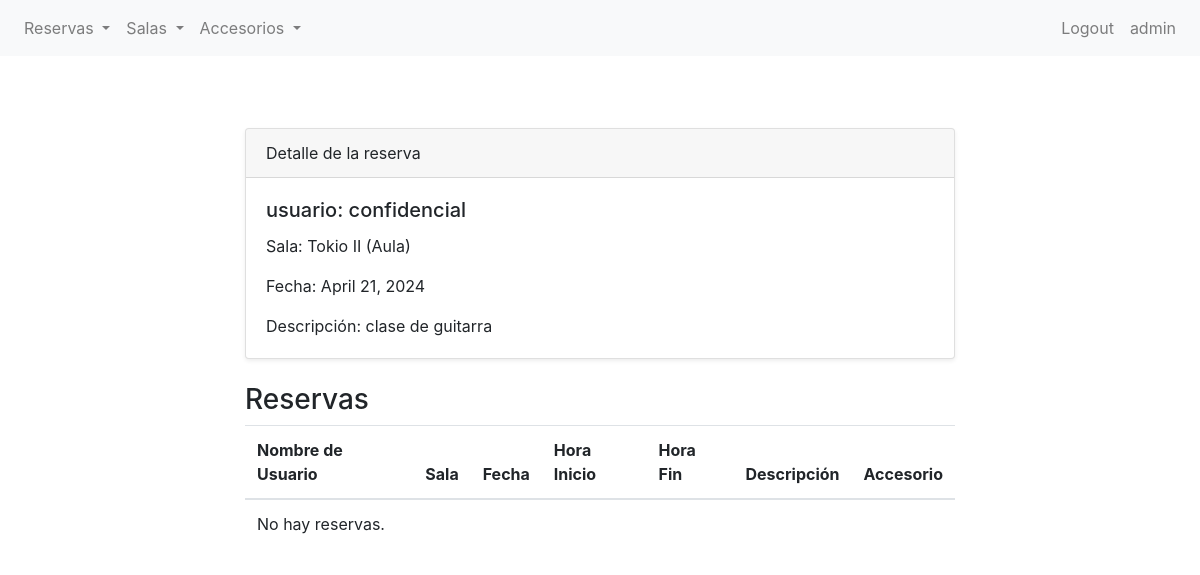
/bookings/reserva/1/detail/ (signed in), run on an earlier commit of the app's database.
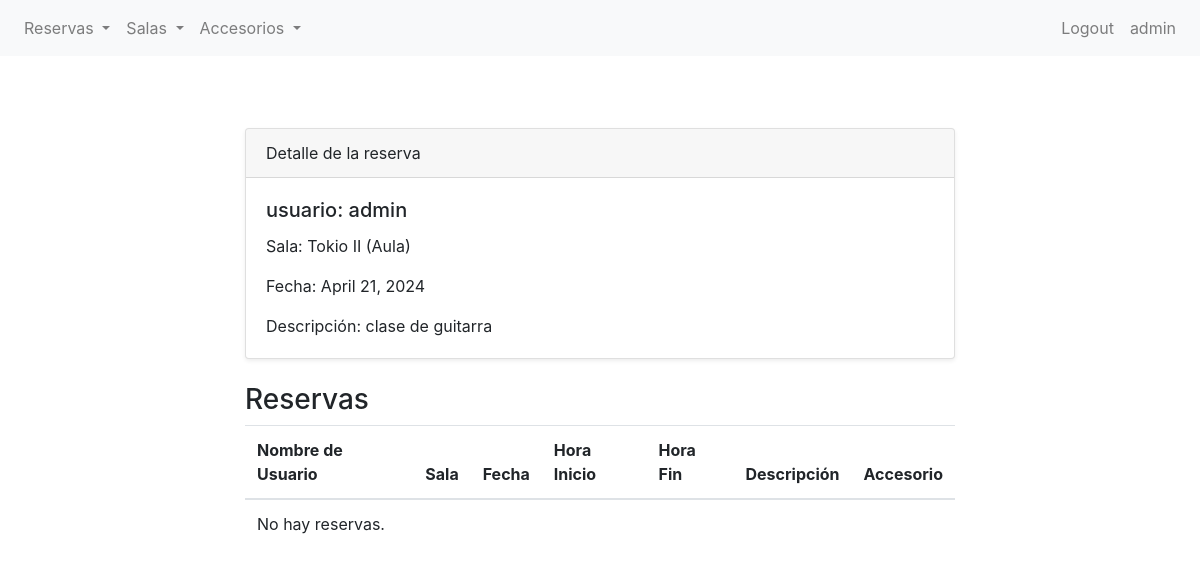
And on a later commit of the database.
### bookings/models.py (models this page shows, shortened)
class Reserva(models.Model):
    nombre_de_usuario = models.ForeignKey(User, null= True, on_delete= models.SET_NULL)
    sala = models.ForeignKey(Sala, on_delete=models.CASCADE)
    fecha = models.DateField(default=timezone.now)
    hora_inicio = models.TimeField(default=timezone.now)
    hora_fin = models.TimeField(default=timezone.now)
    descripcion = models.TextField(blank=True, null=True)

class Sala(models.Model):
    class Tipo(models.TextChoices):
        AUDITORIO = 'AUD', 'Auditorio'
        SALA_DE_CONFERENCIAS = 'CON', 'Sala de Conferencias'
        AULA = 'AUL', 'Aula'
        LABORATORIO = 'LAB', 'Laboratorio'
    nombre = models.CharField(max_length=40)
    capacidad = models.IntegerField()
    disponible = models.BooleanField(default=True)  # Puedes definir un valor predeterminado si lo deseas
    tipo = models.CharField(
        max_length=3,
        choices=Tipo.choices,
        default=Tipo.AULA,
    )
    def __str__(self):
        return f"{self.nombre} ({self.get_tipo_display()})"

### bookings/views.py (the view)
# urls.py: path("reserva/<int:pk>/detail/", ReservaDetailView.as_view(),name= 'reserva-detail'),
class ReservaDetailView(LoginRequiredMixin, DetailView):
    model = Reserva
    template_name = "bookings/vbc/reserva_detail.html"
    context_object_name = "CAMPANITA"

### bookings/templates/bookings/vbc/reserva_detail.html (shortened to what this page needs)
{% extends 'bookings/base.html' %}
{% block content %}
<section class="py-5">
    <div class="container">
        <div class="row">
            <div class="col-lg-8 mx-auto">
                <div class="card shadow-sm">
                    <div class="card-header">
                        Detalle de la reserva
                    </div>
                    <div class="card-body">
                        <h5 class="card-title">usuario: {{ CAMPANITA.nombre_de_usuario }}</h5>
                        <p class="card-text">Sala: {{ CAMPANITA.sala }}</p>
                        <p class="card-text">Fecha: {{ CAMPANITA.fecha }}</p>
                        <p class="card-text">Descripción: {{ CAMPANITA.descripcion | default:"No proporcionado" }}</p>
                    </div>
                </div>
                <div class="mt-4">
                    <h3>Reservas</h3>
                    <table class="table">
                        <thead>
                            <tr>
                                <th scope="col">Nombre de Usuario</th>
                                <th scope="col">Sala</th>
                                <th scope="col">Fecha</th>
                                <th scope="col">Hora Inicio</th>
                                <th scope="col">Hora Fin</th>
                                <th scope="col">Descripción</th>
                                <th scope="col">Accesorio</th>
                            </tr>
                        </thead>
                        <tbody>
                            {% for reserva in CAMPANITA.reservas.all %}
                            <tr>
                                <td>{{ reserva.nombre_de_usuario }}</td>
                                <td>{{ reserva.sala }}</td>
                                <td>{{ reserva.fecha | date:"d/m/Y" }}</td>
                                <td>{{ reserva.hora_inicio | date:"H:i" }}</td>
                                <td>{{ reserva.hora_fin | date:"H:i" }}</td>
                                <td>{{ reserva.descripcion | default:"No proporcionado" }}</td>
                                <td>{{ reserva.accesorio }}</td>
                            </tr>
                            {% empty %}
                            <tr>
                                <td colspan="5">No hay reservas.</td>
                            </tr>
                            {% endfor %}
                        </tbody>
                    </table>
                </div>
            </div>
        </div>
    </div>
</section>
{% endblock %}

What changed in the data, as far as the page shows it:
changed Reserva "clase de guitarra": nombre_de_usuario "confidencial" → "admin"
